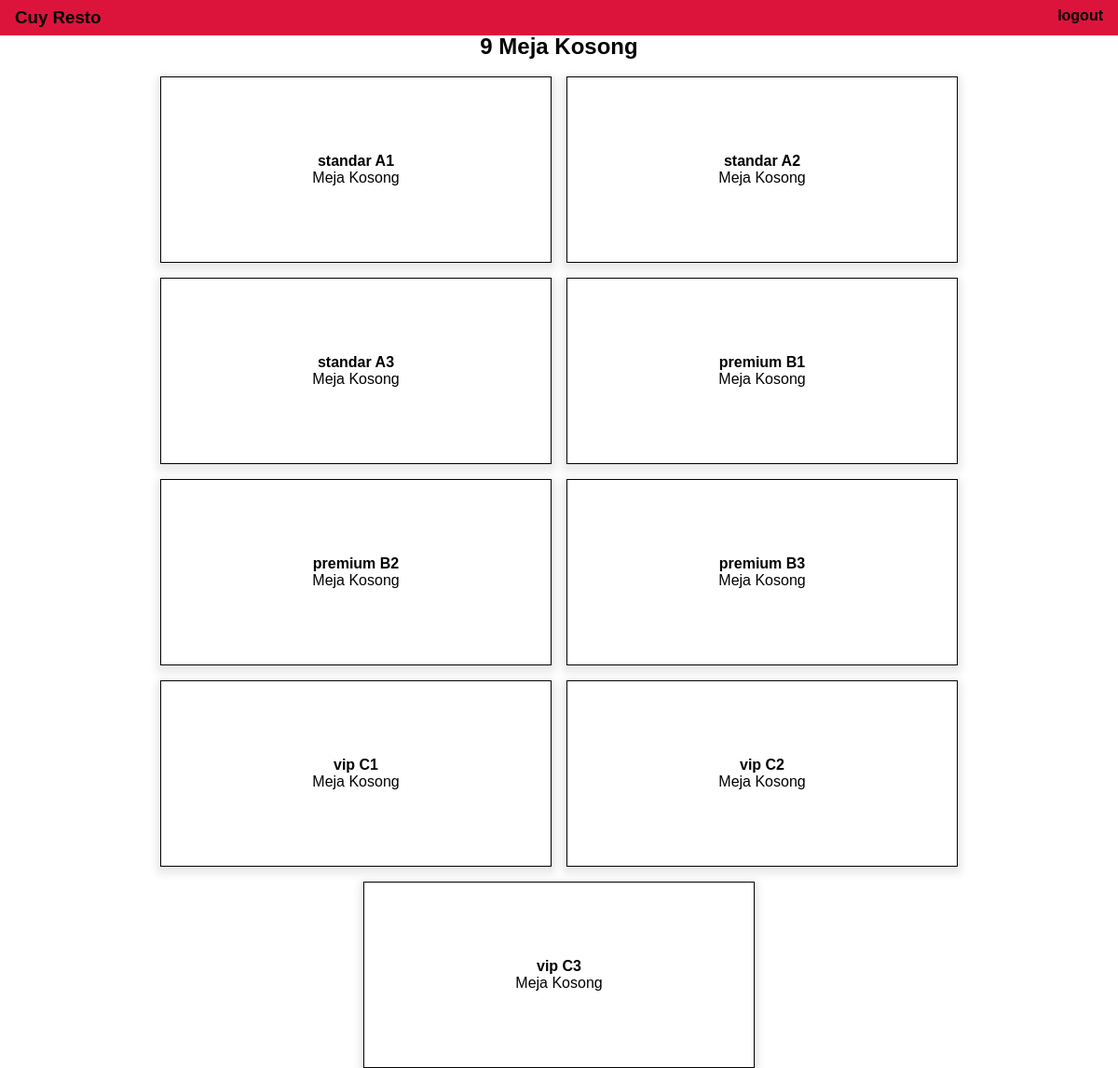
The app's page /index.php (signed in) with its own data.
### tables this page shows
CREATE TABLE `meja` (
  `id` int(11) NOT NULL,
  `no_meja` varchar(255) NOT NULL,
  `tipe_meja` varchar(255) NOT NULL DEFAULT 'standar',
  `nama_pelanggan` varchar(255) DEFAULT NULL,
  `jumlah_orang` int(11) DEFAULT NULL,
  `status` tinyint(1) NOT NULL DEFAULT 0
);

### index.php (the view, shortened to what this page needs)
<?php
require_once("servies/database.php");
$select_meja_query = "SELECT * FROM meja";
$count_meja_query =  "SELECT COUNT(status) as total_count, SUM(status=1) as total_row FROM meja";
$select_meja = $db->query($select_meja_query);
$count_meja = $db->query($count_meja_query);
$status = $count_meja->fetch_assoc();
$jumlah_meja = $status["total_count"];
$meja_isi = $status["total_row"];
$is_full = false;
?>
<!DOCTYPE html>
<html lang="en">
<head>
    <link rel="stylesheet" href="style.css">
</head>
<body>
    <?php include("layouts/header.php") ?>
    <br>
    <br>
    <?php
    $sisa_meja = $jumlah_meja - $meja_isi;
    if($is_full){
         echo"<h1 align='center'>MEJA PENUH </h1>";
    }else{
        echo "<h1 align='center'>$sisa_meja Meja Kosong </h1>";
    }
    ?>
    <br>
    <div class="container">
    <?php
        foreach ($select_meja as $meja){
    ?>
    <div class="card" onclick="goToMeja('<?= $meja['no_meja']?>', '<?= $meja['nama_pelanggan'] ?>')">
    <b><?= $meja ['tipe_meja'] . " " .  $meja['no_meja'] ?></b>
    <p>
        <?= $meja['nama_pelanggan'] == NULL && $meja['jumlah_orang'] == NULL ? "Meja Kosong" :  $meja ['nama_pelanggan'] . " - " .  $meja['jumlah_orang'] . " Orang" ?>
    </p>
    </div>
    <?php
        }
    ?>
    </div>
</body>
</html>

### layouts/header.php
<header id="myHeader">
    <div>
        <a href="index.php"> <h3>Cuy Resto</h3></a>
    </div>
    <div>
        <?php
        if(isset($_SESSION['is_login'])){
            echo "<a href = 'logout.php'>logout</a>";
        }else{
            echo "<a href = 'login.php'>login</a>";
        }
        ?>
    </div>
</header>

### style.css (style rules this page uses)
*, html, body { margin: 0; padding: 0; box-sizing: border-box; }
html { font-family: Arial, Helvetica, sans-serif; }
header { position: fixed; display: flex; background-color: crimson; width: 100%; justify-content: space-between; padding: 8px 16px; transition: background-color 0.3s ease; }
header a, header h3 { text-decoration: none; color: black; font-weight: 600; cursor: pointer; }
.container { display: flex; flex-wrap: wrap; justify-content: center; gap: 16px; }
.card { display: flex; flex-direction: column; justify-content: center; align-items: center; text-align: center; border: 1px solid black; padding: 8px; width: 35%; height: 200px; cursor: pointer; box-shadow: #eaeaea 0px 4px 8px 4px; }
h1 { font-size: 24px; font-weight: 600; text-align: center; }

### records on screen
meja: tipe_meja "standar", no_meja "A1", shows "Meja Kosong"
meja: tipe_meja "standar", no_meja "A2", shows "Meja Kosong"
meja: tipe_meja "standar", no_meja "A3", shows "Meja Kosong"
meja: tipe_meja "premium", no_meja "B1", shows "Meja Kosong"
meja: tipe_meja "premium", no_meja "B2", shows "Meja Kosong"
meja: tipe_meja "premium", no_meja "B3", shows "Meja Kosong"
meja: tipe_meja "vip", no_meja "C1", shows "Meja Kosong"
meja: tipe_meja "vip", no_meja "C2", shows "Meja Kosong"
meja: tipe_meja "vip", no_meja "C3", shows "Meja Kosong"

### other values on screen
$sisa_meja "9"
